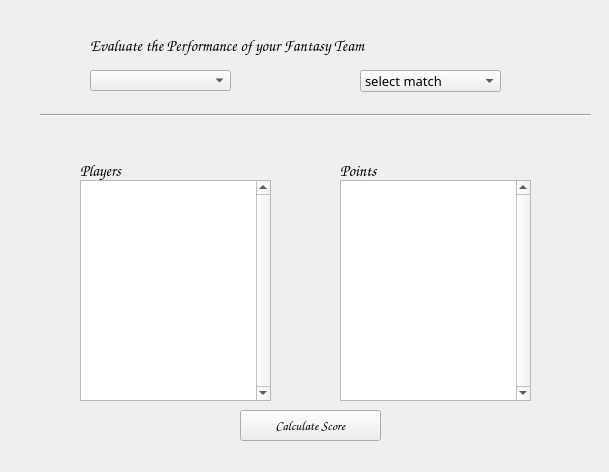
<?xml version="1.0" encoding="UTF-8"?>
<ui version="4.0">
 <class>evaluate_team</class>
 <widget class="QDialog" name="evaluate_team">
  <property name="geometry">
   <rect>
    <x>0</x>
    <y>0</y>
    <width>609</width>
    <height>472</height>
   </rect>
  </property>
  <property name="windowTitle">
   <string>Dialog</string>
  </property>
  <widget class="QLabel" name="label">
   <property name="geometry">
    <rect>
     <x>90</x>
     <y>20</y>
     <width>391</width>
     <height>51</height>
    </rect>
   </property>
   <property name="font">
    <font>
     <family>Comic Sans MS</family>
     <pointsize>12</pointsize>
    </font>
   </property>
   <property name="text">
    <string>Evaluate the Performance of your Fantasy Team</string>
   </property>
  </widget>
  <widget class="QComboBox" name="selectteam_cb">
   <property name="geometry">
    <rect>
     <x>90</x>
     <y>70</y>
     <width>141</width>
     <height>21</height>
    </rect>
   </property>
   <property name="currentText">
    <string/>
   </property>
  </widget>
  <widget class="QComboBox" name="selectmatch_cb">
   <property name="enabled">
    <bool>true</bool>
   </property>
   <property name="geometry">
    <rect>
     <x>360</x>
     <y>70</y>
     <width>141</width>
     <height>22</height>
    </rect>
   </property>
   <property name="font">
    <font>
     <family>Segoe Print</family>
     <pointsize>10</pointsize>
     <weight>50</weight>
     <bold>false</bold>
    </font>
   </property>
   <item>
    <property name="text">
     <string extracomment="select amatch">select match</string>
    </property>
   </item>
   <item>
    <property name="text">
     <string>Match1</string>
    </property>
   </item>
  </widget>
  <widget class="Line" name="line">
   <property name="geometry">
    <rect>
     <x>40</x>
     <y>95</y>
     <width>551</width>
     <height>41</height>
    </rect>
   </property>
   <property name="styleSheet">
    <string notr="true">color: rgb(0, 0, 0);</string>
   </property>
   <property name="orientation">
    <enum>Qt::Horizontal</enum>
   </property>
  </widget>
  <widget class="QLabel" name="label_2">
   <property name="geometry">
    <rect>
     <x>80</x>
     <y>160</y>
     <width>81</width>
     <height>21</height>
    </rect>
   </property>
   <property name="font">
    <font>
     <family>Comic Sans MS</family>
     <pointsize>12</pointsize>
     <weight>50</weight>
     <bold>false</bold>
    </font>
   </property>
   <property name="text">
    <string>Players</string>
   </property>
  </widget>
  <widget class="QLabel" name="label_3">
   <property name="geometry">
    <rect>
     <x>340</x>
     <y>160</y>
     <width>81</width>
     <height>21</height>
    </rect>
   </property>
   <property name="font">
    <font>
     <family>Comic Sans MS</family>
     <pointsize>12</pointsize>
     <weight>50</weight>
     <bold>false</bold>
    </font>
   </property>
   <property name="text">
    <string>Points</string>
   </property>
  </widget>
  <widget class="QPushButton" name="calcscore_btn">
   <property name="enabled">
    <bool>true</bool>
   </property>
   <property name="geometry">
    <rect>
     <x>240</x>
     <y>410</y>
     <width>141</width>
     <height>31</height>
    </rect>
   </property>
   <property name="font">
    <font>
     <family>Comic Sans MS</family>
     <pointsize>10</pointsize>
    </font>
   </property>
   <property name="cursor">
    <cursorShape>ArrowCursor</cursorShape>
   </property>
   <property name="statusTip">
    <string>calculating score</string>
   </property>
   <property name="text">
    <string>Calculate Score</string>
   </property>
   <property name="autoDefault">
    <bool>false</bool>
   </property>
  </widget>
  <widget class="QListWidget" name="players_lw">
   <property name="geometry">
    <rect>
     <x>80</x>
     <y>180</y>
     <width>191</width>
     <height>221</height>
    </rect>
   </property>
   <property name="font">
    <font>
     <family>Comic Sans MS</family>
     <pointsize>10</pointsize>
     <weight>75</weight>
     <bold>true</bold>
    </font>
   </property>
   <property name="verticalScrollBarPolicy">
    <enum>Qt::ScrollBarAlwaysOn</enum>
   </property>
   <property name="defaultDropAction">
    <enum>Qt::IgnoreAction</enum>
   </property>
   <property name="selectionMode">
    <enum>QAbstractItemView::NoSelection</enum>
   </property>
  </widget>
  <widget class="QListWidget" name="scores_lw">
   <property name="geometry">
    <rect>
     <x>340</x>
     <y>180</y>
     <width>191</width>
     <height>221</height>
    </rect>
   </property>
   <property name="font">
    <font>
     <family>Comic Sans MS</family>
     <pointsize>10</pointsize>
     <weight>75</weight>
     <bold>true</bold>
    </font>
   </property>
   <property name="verticalScrollBarPolicy">
    <enum>Qt::ScrollBarAlwaysOn</enum>
   </property>
   <property name="selectionMode">
    <enum>QAbstractItemView::NoSelection</enum>
   </property>
  </widget>
 </widget>
 <resources/>
 <connections/>
</ui>
